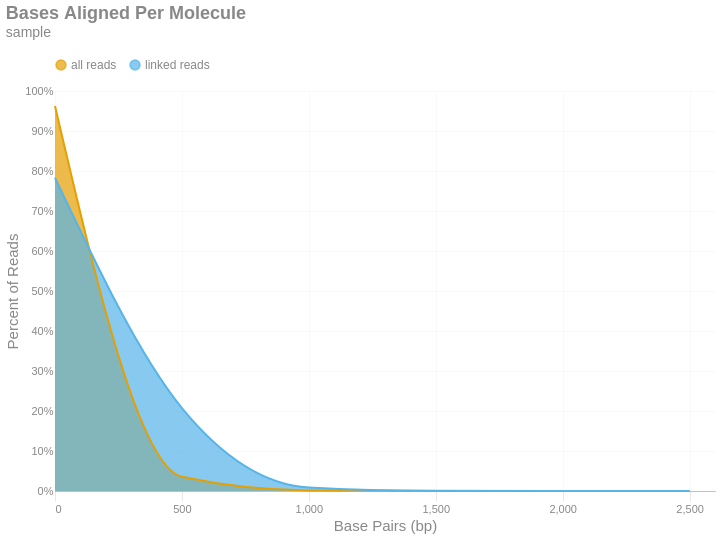

Source (notebook cell):
### Markdown cell above
### Bases Aligned Per Molecule
This is a frequency distribution showing the number of base pairs aligned per unique molecule. These data are shown in 500 bp bins. There are two distributions: one with `all reads` (yellow) and another with only `linked reads` (blue). The percent of molecules in the `linked reads` distribution is relative to the total number of linked molecules.

### Code cell
if SKIPLR:
    print_html(f"Skipped")
else:
    binned_df = consolidated_hist(valids['aligned_bp'], mask, 500, True)
    (
        density_plot(binned_df, 'Bases Aligned Per Molecule', samplename, 'basesper')
        .encode(
            x=alt.X('bin:Q', title="Base Pairs (bp)").axis(tickMinStep=500),
            y=alt.Y('value:Q', title='Percent of Reads')
                .axis(format='%')
                .scale(domain = [0,1])
                .stack(False),
            color=alt.Color("key:N").scale(domain = ["all reads", "linked reads"]),
            tooltip = [
                alt.Tooltip("key:N", title = "Data Type"),
                alt.Tooltip("range_label:N", title="Based Aligned Per Molecule"),
                alt.Tooltip("value:Q", format = ".2%", title="% Molecules")
            ]
        )
    ).display()

### Figure 1 — Vega-Lite specification as saved in the notebook (floating-point values rounded to 4 significant figures)
{"width": "container", "height": 400, "config": {"title": {"anchor": "start", "dy": -15, "fontSize": 18, "color": "#888888", "subtitleColor": "#888888", "subtitleFontSize": 14}, "arc": {"fill": "#0072B2"}, "axis": {"domainColor": "#888888", "domainWidth": 0.5, "gridWidth": 0.2, "grid": false, "titleFontWeight": 400, "titleFontSize": 15, "labelFontSize": 11, "labelColor": "#888888", "tickColor": "#888888", "tickWidth": 0.2, "titleColor": "#888888"}, "axisBand": {"grid": false}, "axisX": {"grid": true, "tickSize": 10, "domainCap": "round"}, "axisY": {"domain": false, "grid": true, "tickSize": 0, "domainCap": "round"}, "background": "transparent", "header": {"labelFontSize": 15, "labelColor": "#888888", "titleFontSize": 15, "titleFontWeight": 600, "titleColor": "#888888"}, "legend": {"labelFont": "sans-serif", "labelFontSize": 12, "labelColor": "#888888", "symbolSize": 100, "symbolType": "circle", "titleFontSize": 12, "titlePadding": 10, "titleColor": "#888888", "title": null, "orient": "top"}, "range": {"category": ["#E69F00", "#56B4E9", "#009E73", "#F0E442", "#0072B2", "#D55E00", "#CC79A7", "#000000"], "diverging": ["#cfe8f3", "#a2d4ec", "#73bfe2", "#46abdb", "#1696d2", "#12719e"]}, "area": {"fill": "#0072B2", "fillOpacity": 0.7, "line": true, "strokeOpacity": 0.7}, "line": {"color": "#0072B2", "stroke": "#0072B2", "strokeWidth": 2}, "trail": {"color": "#0072B2", "stroke": "#0072B2", "strokeWidth": 0, "size": 1}, "point": {"filled": true}, "text": {"color": "#888888", "fontSize": 11, "align": "right", "fontWeight": 400, "size": 11}, "bar": {"fill": "#0072B2", "stroke": null}, "view": {"stroke": null, "continuousWidth": 660, "continuousHeight": 400}}, "data": {"name": "data-b3473360373387decb897e9726431100"}, "mark": {"type": "area", "interpolate": "monotone"}, "encoding": {"color": {"field": "key", "scale": {"domain": ["all reads", "linked reads"]}, "type": "nominal"}, "tooltip": [{"field": "key", "title": "Data Type", "type": "nominal"}, {"field": "range_label", "title": "Based Aligned Per Molecule", "type": "nominal"}, {"field": "value", "format": ".2%", "title": "% Molecules", "type": "quantitative"}], "x": {"axis": {"tickMinStep": 500}, "field": "bin", "title": "Base Pairs (bp)", "type": "quantitative"}, "y": {"axis": {"format": "%"}, "field": "value", "scale": {"domain": [0, 1]}, "stack": false, "title": "Percent of Reads", "type": "quantitative"}}, "params": [{"name": "param_c36ac31b6afebe62", "select": {"type": "point", "fields": ["key"]}, "bind": "legend"}], "title": {"text": "Bases Aligned Per Molecule", "subtitle": "sample"}, "transform": [{"fold": ["all reads", "linked reads"]}, {"filter": {"param": "param_c36ac31b6afebe62"}}], "usermeta": {"embedOptions": {"downloadFileName": "sample.basesper"}}, "$schema": "https://vega.github.io/schema/vega-lite/v6.1.0.json", "datasets": {"data-b3473360373387decb897e9726431100": [{"bin": "0", "interval": "0-500", "all reads": 0.9625, "linked reads": 0.7832, "range_label": "0-499"}, {"bin": "500", "interval": "500-1000", "all reads": 0.03584, "linked reads": 0.2074, "range_label": "500-999"}, {"bin": "1000", "interval": "1000-1500", "all reads": 0.00155, "linked reads": 0.008966, "range_label": "1000-1499"}, {"bin": "1500", "interval": "1500-2000", "all reads": 7.947e-05, "linked reads": 0.0004598, "range_label": "1500-1999"}, {"bin": "2000", "interval": "2000-2500", "all reads": 0.0, "linked reads": 0.0, "range_label": "2000-2499"}, {"bin": "2500", "interval": "2500-3000", "all reads": 0.0, "linked reads": 0.0, "range_label": "2500-2999"}]}}
